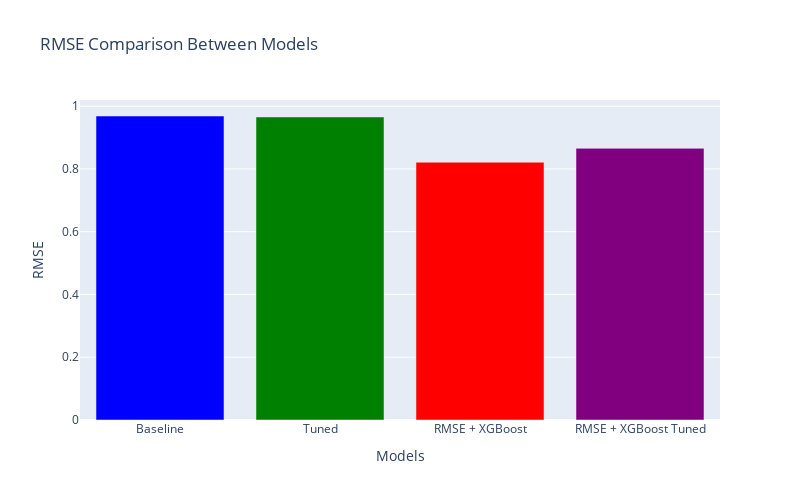

Write notebook code for a chart like this one.
### Markdown cell above
## Comparison Between SVD and SVD + XGBoost

### Code cell
import plotly.graph_objects as go


# Model names
models = ['Baseline', 'Tuned', 'RMSE + XGBoost', 'RMSE + XGBoost Tuned']
rmse_values = [rmse_svd_vanilla, rmse_svd_tuned, rmse_svd_xgboost, rmse_svd_xgboost_finetuned]

# Create a bar plot using Plotly
fig = go.Figure(data=[
    go.Bar(x=models, y=rmse_values, marker=dict(color=['blue', 'green', 'red', 'purple']))
])

# Customize the layout
fig.update_layout(
    title='RMSE Comparison Between Models',
    xaxis_title='Models',
    yaxis_title='RMSE',
    width=800,
    height=500
)

# Show the plot
fig.show()

### Figure 1 — Plotly figure (JSON) as saved in the notebook; plotly's stock layout.template omitted (floating-point values rounded to 4 significant figures)
{"data": [{"marker": {"color": ["blue", "green", "red", "purple"]}, "type": "bar", "x": ["Baseline", "Tuned", "RMSE + XGBoost", "RMSE + XGBoost Tuned"], "y": [0.9688, 0.9657, 0.8214, 0.8656]}], "layout": {"height": 500, "title": {"text": "RMSE Comparison Between Models"}, "width": 800, "xaxis": {"title": {"text": "Models"}}, "yaxis": {"title": {"text": "RMSE"}}}}
